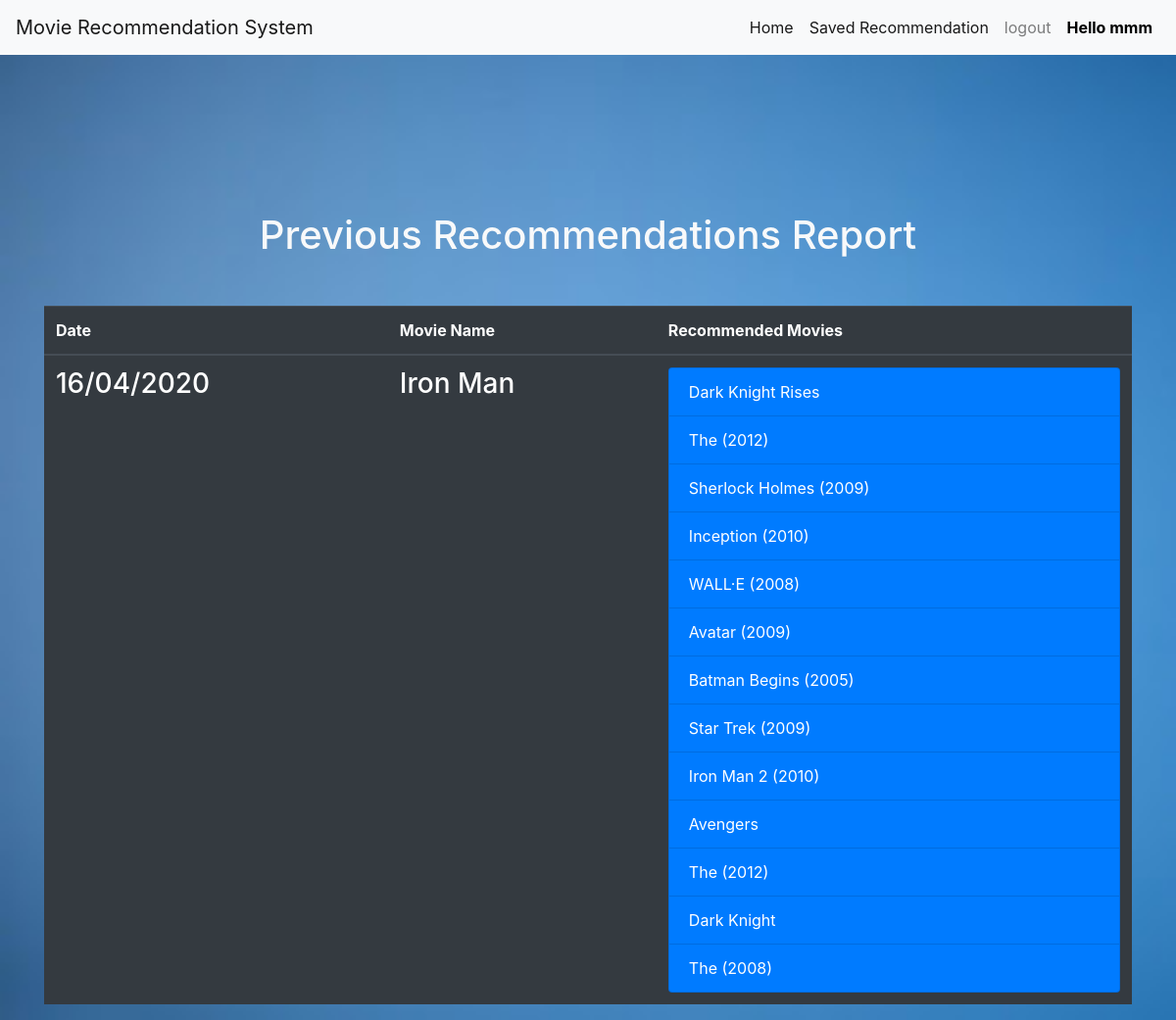
/showreport (signed in), run on an earlier commit of the app's database.
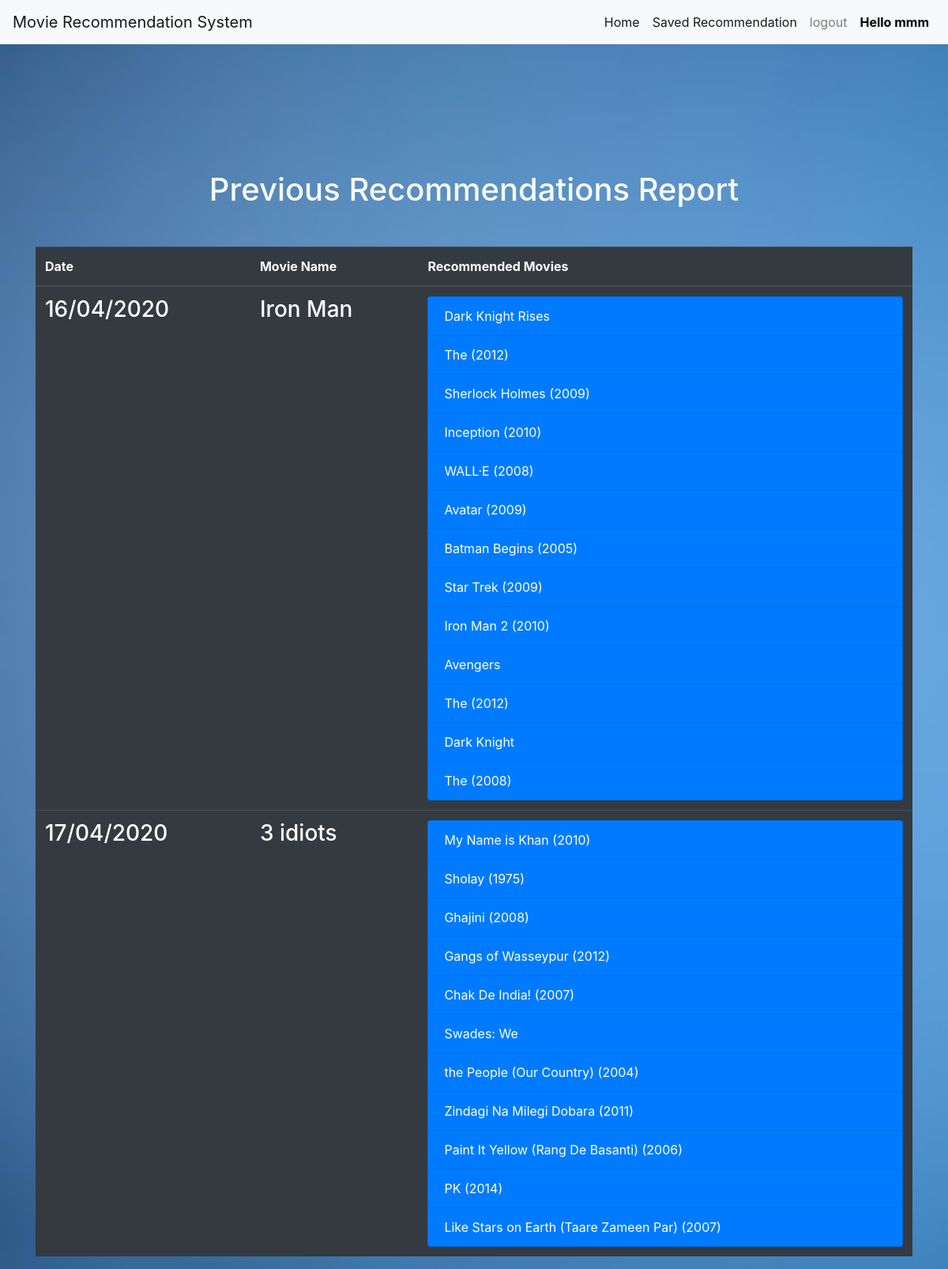
And on a later commit of the database.
### app.py (models this page shows, shortened)
class Search(db.Model):
    id = db.Column(db.Integer, primary_key = True)
    movie = db.Column(db.String(30), nullable = False)
    result = db.Column(db.String(20), nullable = True)
    created = db.Column(db.String(30), nullable = False)

### app.py (the view)
@app.route('/showreport')
def showReport():
    if not session.get('user'):
        return redirect('/signin')
    reports = Search.query.all()
    for report in reports:
        report.result = report.result.split(',')
    return render_template('report.html', reports = reports, loggedin = session.get('user'))

### templates/report.html (shortened to what this page needs)
{% extends 'layout.html' %}
{% block body %}
<div class="container" style="margin-top: 10rem;">
    <p class="h1 text-center text-light">Previous Recommendations Report</p>
    <table class="table table-dark mt-5">
        <thead>
            <tr>
                <th>Date</th>
                <th>Movie Name</th>
                <th>Recommended Movies</th>
            </tr>
        </thead>
        <tbody>
            {% for report in reports %}
            <tr>
                <td class="h3">{{report.created}}</td>
                <td class="h3">{{report.movie}}</td>
                <td>
                    <ul class="list-group">
                        {% for res in report.result %}
                        <li class="list-group-item bg-primary">
                            {{res}}
                        </li>
                        {% endfor %}
                    </ul>
                </td>
            </tr>
            {% endfor %}
        </tbody>
    </table>
</div>
{% endblock %}

### templates/layout.html (shortened to what this page needs)
<!doctype html>
<html lang="en">
  <head>
    <link rel="stylesheet" href="https://stackpath.bootstrapcdn.com/bootstrap/4.3.1/css/bootstrap.min.css">
  </head>
  <body>
    <nav class="navbar navbar-expand-lg navbar-light bg-light">
      <a class="navbar-brand" href="/">Movie Recommendation System</a>
      <div class="collapse navbar-collapse" id="navbarNavDropdown">
        <ul class="navbar-nav ml-auto">
          <li class="nav-item active">
            <a class="nav-link" href="/">Home <span class="sr-only">(current)</span></a>
          </li>
          <li class="nav-item active">
            <a class="nav-link" href="/showreport">Saved Recommendation</span></a>
          </li>
          {% if not loggedin %}
          <li class="nav-item">
            <a class="nav-link" href="/signin">login</a>
          </li>
          {% else %}
          <li class="nav-item">
            <a class="nav-link" href="/logout">logout</a>
          </li>
          <li class="nav-item">
              <a class="nav-link" style="color: black;"><strong>Hello {{loggedin}}</strong></a>
          </li>
          {% endif %}
        </ul>
      </div>
    </nav>
      {% block body %}{% endblock %}
  </body>
</html>

### templates/layout.html (style rules this page uses)
body { background-image: url('static/bg.jpg'); background-repeat: no-repeat; background-size: cover; background-attachment: fixed; }

What changed in the data, as far as the page shows it:
added Search: created "17/04/2020", movie "3 idiots", result "My Name is Khan (2010)" "Sholay (1975)" "Ghajini (2008)" "Gangs of Wasseypur (2012)" "Chak De India! (2007)" "Swades: We" "the People (Our Country) (2004)" "Zindagi Na Milegi Dobara (2011)" "Paint It Yellow (Rang De Basanti) (2006)" "PK (2014)" "Like Stars on Earth (Taare Zameen Par) (2007)"
